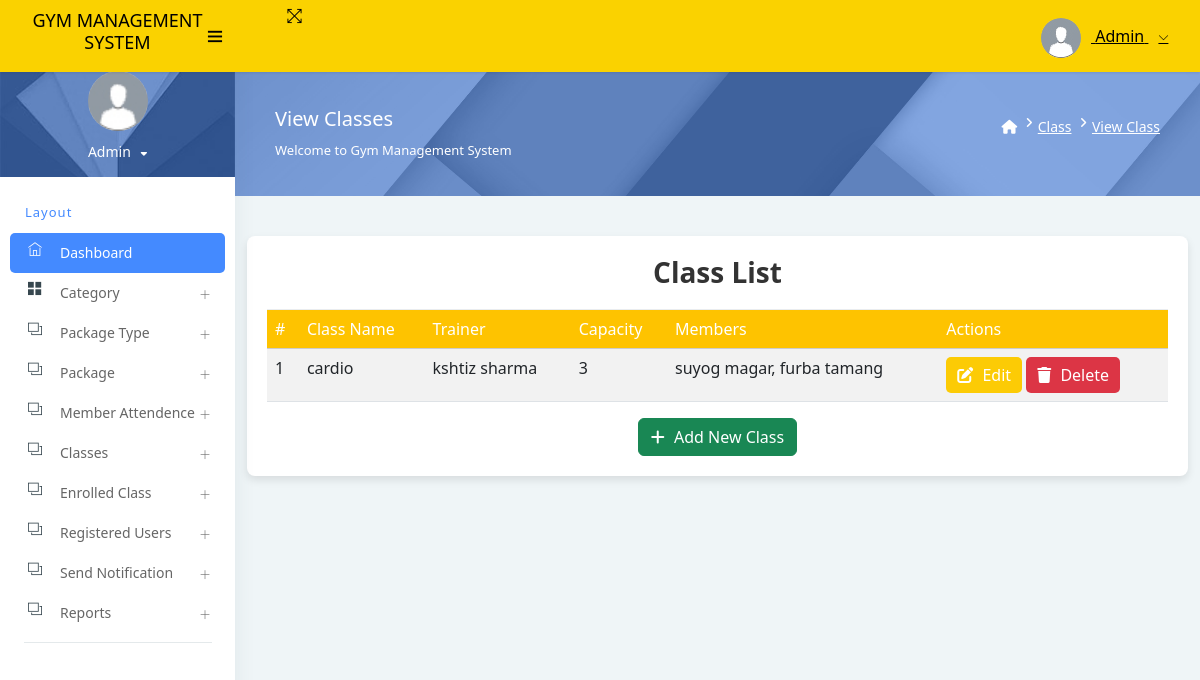
Page /classlist/ on the committed database.
### app/models.py (models this page shows, shortened)
class Class(models.Model):
    name = models.CharField(max_length=100)
    trainer = models.ForeignKey(Trainer, on_delete=models.SET_NULL, null=True, blank=True)
    schedule = models.CharField(max_length=255, default="To be determined")  # e.g., "Monday, Wednesday 6:00 PM"
    capacity = models.PositiveIntegerField()
    members = models.ManyToManyField(Signup, blank=True)
    creationdate = models.DateTimeField(auto_now_add=True)

class Trainer(models.Model):
    STATUS_CHOICES = [
        ('active', 'Active'),
        ('on_leave', 'On Leave'),
        ('inactive', 'Inactive'),
    ]
    user = models.OneToOneField(User, on_delete=models.CASCADE, null=True, blank=True)
    first_name = models.CharField(max_length=100, null=True)
    last_name = models.CharField(max_length=100, null=True)
    email = models.EmailField(null=True, blank=True)
    phone = models.CharField(max_length=15)
    address = models.TextField()
    experience = models.PositiveIntegerField(null=True, blank=True)
    is_verified = models.BooleanField(default=False)
    status = models.CharField(
        max_length=10,
        choices=STATUS_CHOICES,
        default='active'  # Set default to active
    )
    created_at = models.DateTimeField(auto_now_add=True)

class Signup(models.Model):
    user = models.OneToOneField(User, on_delete=models.CASCADE, null=True)  # One-to-One link with User
    mobile = models.CharField(max_length=15, null=True)
    state = models.CharField(max_length=150, null=True)
    city = models.CharField(max_length=150, null=True)
    address = models.CharField(max_length=200, null=True)
    creationdate = models.DateTimeField(auto_now_add=True)

### app/views.py (the view)
# urls.py: path('classlist/', class_list, name='classlist'),
def class_list(request):
    classes = Class.objects.all()
    return render(request, 'admin/classlist.html', {'classes': classes})

### templates/admin/classlist.html (shortened to what this page needs)
{% extends 'admin_base.html' %}
{% load static %}
{% block main %}
<div class="page-header">
    <div class="page-block">
        <div class="row align-items-center">
            <div class="col-md-8">
                <div class="page-header-title">
                    <h5 class="m-b-10">View Classes</h5>
                    <p class="m-b-0">Welcome to Gym Management System</p>
                </div>
            </div>
            <div class="col-md-4">
                <ul class="breadcrumb-title">
                    <li class="breadcrumb-item">
                        <a href="{% url 'admin_home' %}"> <i class="fa fa-home"></i> </a>
                    </li>
                    <li class="breadcrumb-item"><a href="#">Class</a></li>
                    <li class="breadcrumb-item"><a href="#">View Class</a></li>
                </ul>
            </div>
        </div>
    </div>
</div>
<link rel="stylesheet" href="https://cdn.jsdelivr.net/npm/bootstrap@5.3.0/dist/css/bootstrap.min.css">
<link rel="stylesheet" href="https://cdnjs.cloudflare.com/ajax/libs/font-awesome/6.4.0/css/all.min.css">
<div class="container">
    <div class="table-container">
        <h3>Class List</h3>
        <table class="table table-striped">
            <thead>
                <tr>
                    <th>#</th>
                    <th>Class Name</th>
                    <th>Trainer</th>
                    <th>Capacity</th>
                    <th>Members</th>
                    <th>Actions</th>
                </tr>
            </thead>
            <tbody>
                {% for class in classes %}
                <tr>
                    <td>{{ forloop.counter }}</td>
                    <td>{{ class.name }}</td>
                    <td>{{ class.trainer.first_name }} {{ class.trainer.last_name }}</td>
                    <td>{{ class.capacity }}</td>
                    <td>
                        {% if class.members.all %}
                            {% for member in class.members.all %}
                                {{ member.user.first_name }} {{ member.user.last_name }}{% if not forloop.last %}, {% endif %}
                            {% endfor %}
                        {% else %}
                            <em>No Members</em>
                        {% endif %}
                    </td>
                    <td>
                        <a href="{% url 'edit_class' class.id %}" class="btn btn-edit">
                            <i class="fa fa-edit"></i> Edit
                        </a>
                        <button type="button" class="btn btn-delete" data-bs-toggle="modal" data-bs-target="#deleteModal{{ class.id }}">
                            <i class="fa fa-trash"></i> Delete
                        </button>
                    </td>
                </tr>
                {% empty %}
                <tr>
                    <td colspan="6" class="text-center">No classes available.</td>
                </tr>
                {% endfor %}
            </tbody>
        </table>
        <div class="text-center mt-3">
            <a href="{% url 'add_class' %}" class="btn btn-success">
                <i class="fa fa-plus"></i> Add New Class
            </a>
        </div>
    </div>
</div>
{% endblock %}

### templates/admin/classlist.html (style rules this page uses)
.table-container { max-width: 1000px; margin: 40px auto; padding: 20px; background: #fff; border-radius: 8px; box-shadow: 0 4px 8px rgba(0, 0, 0, 0.1); }
.table-container h3 { text-align: center; margin-bottom: 20px; color: #333; font-weight: bold; }
.table th { background-color: rgb(254, 195, 0); color: white; }
.btn-edit { background-color: rgb(252, 203, 5); color: white; padding: 5px 10px; border-radius: 5px; }
.btn-delete { background-color: #dc3545; color: white; padding: 5px 10px; border-radius: 5px; }

### rows in the picture
Class: name "cardio", trainer.first_name "kshtiz", trainer.last_name "sharma", capacity "3"
Signup: user.first_name "suyog", user.last_name "magar"
Signup: user.first_name "furba", user.last_name "tamang"
